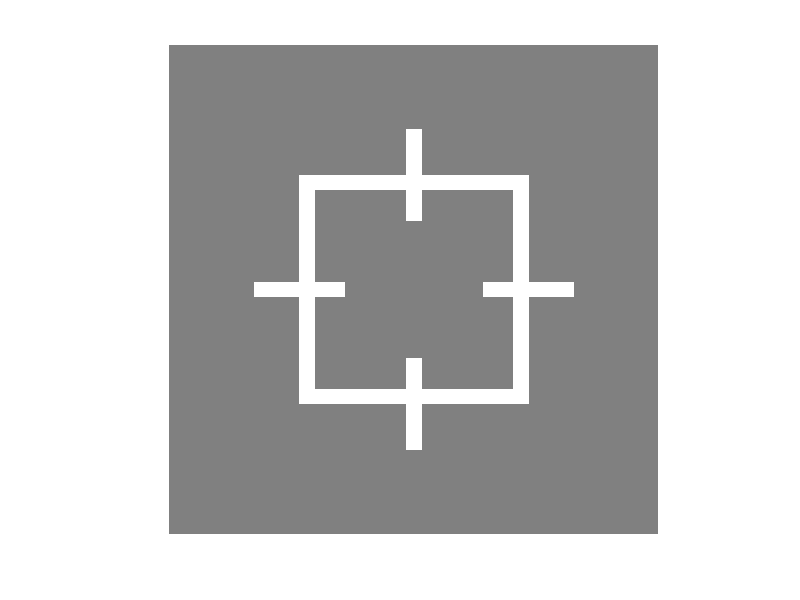

Write MATLAB code to recreate this figure.
function fix=CreateFixationImgMono(fixsize,fixcolor,bgcolor,fixlinew,fixlineh,show_flag,save_flag)

% function fiximg=CreateFixationImgMono(fixsize,fixcolor,bgcolor,fixlinew,fixlineh,show_flag,save_flag)
%
% Create fixation-cross images for left/right eyes
%
% [input]
% fixsize  : radius of the fixation, [pixel]
% fixcolor : color of the fixation cross, [r,g,b]
% bgcolor  : color of the background, [r,g,b]
% fixlinew : line width of the central fixation, [pixel]
% fixlineh : line height of the central fixation, [pixel]
% show_flag: if 1, the generated images are displayed. [1/0]
% save_flag: if 1, the generated images are saved. [1/0]
%
% [output]
% imgL     : fixation image for left eye
% imgR     : fixation image for right eye
%
% Created    : Jan 29 2010 Hiroshi Ban
% Last Update: "2011-04-12 04:33:27 ban"

% check input variables
if nargin < 1, fixsize=32; end
if nargin < 2, fixcolor=[255,255,255]; end
if nargin < 3, bgcolor=[128,128,128]; end
% line width of the central fixation;
if nargin < 4, fixlinew=2; end
% line height of the central fixation;
if nargin < 5, fixlineh=12; end
if nargin < 6, show_flag=1; end
if nargin < 7, save_flag=0; end

% create the outmost circular background
[x,y]=meshgrid(1:2*fixsize,1:2*fixsize);
x=x-fixsize; y=y-fixsize;
r=sqrt(x.*x+y.*y);
alphac=r; alphac(r>fixsize)=0; alphac(r<=fixsize)=255;
bgcircle=zeros([2*fixsize,2*fixsize,4]);
for ii=1:1:3, bgcircle(:,:,ii)=bgcolor(ii); end
bgcircle(:,:,4)=alphac; % alpha channel

% calculate fixation cross's size
bglength=round(2*fixsize); if mod(bglength,2), bglength=bglength+1; end
outlength=round(2*fixsize*sqrt(2)/3); if mod(outlength,2), outlength=outlength+1; end
inlength=round(2*fixsize*sqrt(2)/3)-fixlinew*2; if mod(inlength,2), inlength=inlength+1; end

% create fixation cross parts
fcross_outrect=repmat(1,[outlength,outlength,3]); for ii=1:1:3, fcross_outrect(:,:,ii)=fixcolor(ii); end
fcross_inrect=repmat(1,[inlength,inlength,3]); for ii=1:1:3, fcross_inrect(:,:,ii)=bgcolor(ii); end
fcross_vbar=repmat(1,[fixlineh fixlinew 3]); for ii=1:1:3, fcross_vbar(:,:,ii)=fixcolor(ii); end
fcross_hbar=repmat(1,[fixlinew fixlineh 3]); for ii=1:1:3, fcross_hbar(:,:,ii)=fixcolor(ii); end

% combine them
bgcircle(bglength/2-outlength/2+1:bglength/2+outlength/2,bglength/2-outlength/2+1:bglength/2+outlength/2,1:3)=fcross_outrect;
bgcircle(bglength/2-inlength/2+1:bglength/2+inlength/2,bglength/2-inlength/2+1:bglength/2+inlength/2,1:3)=fcross_inrect;

% add bars on the top & left positions
fix=bgcircle;
fix(bglength/2-outlength/2-size(fcross_vbar,1)/2+1:bglength/2-outlength/2+size(fcross_vbar,1)/2,bglength/2-size(fcross_vbar,2)/2+1:bglength/2+size(fcross_vbar,2)/2,1:3)=fcross_vbar; % top
fix(bglength/2-size(fcross_hbar,1)/2+1:bglength/2+size(fcross_hbar,1)/2,bglength/2-outlength/2-size(fcross_hbar,2)/2+1:bglength/2-outlength/2+size(fcross_hbar,2)/2,1:3)=fcross_hbar; % left
fix(bglength/2+outlength/2-size(fcross_vbar,1)/2+1:bglength/2+outlength/2+size(fcross_vbar,1)/2,bglength/2-size(fcross_vbar,2)/2+1:bglength/2+size(fcross_vbar,2)/2,1:3)=fcross_vbar; % bottom
fix(bglength/2-size(fcross_hbar,1)/2+1:bglength/2+size(fcross_hbar,1)/2,bglength/2+outlength/2-size(fcross_hbar,2)/2+1:bglength/2+outlength/2+size(fcross_hbar,2)/2,1:3)=fcross_hbar; % right
fix=uint8(fix);

if show_flag
  figure;

  imid1=imshow(fix(:,:,1:3));
  set(imid1,'AlphaData',double(fix(:,:,4)./255));
  hold on;

end

if save_flag
  save FixationImg.mat fix;
end
